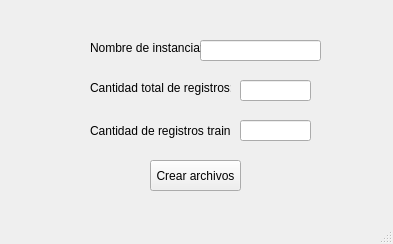
<?xml version="1.0" encoding="UTF-8"?>
<ui version="4.0">
 <class>MainWindow</class>
 <widget class="QMainWindow" name="MainWindow">
  <property name="geometry">
   <rect>
    <x>0</x>
    <y>0</y>
    <width>393</width>
    <height>244</height>
   </rect>
  </property>
  <property name="windowTitle">
   <string>MainWindow</string>
  </property>
  <widget class="QWidget" name="centralwidget">
   <widget class="QPushButton" name="btn_crear">
    <property name="geometry">
     <rect>
      <x>150</x>
      <y>160</y>
      <width>91</width>
      <height>31</height>
     </rect>
    </property>
    <property name="text">
     <string>Crear archivos</string>
    </property>
   </widget>
   <widget class="QLineEdit" name="txt_nombre">
    <property name="geometry">
     <rect>
      <x>200</x>
      <y>40</y>
      <width>121</width>
      <height>21</height>
     </rect>
    </property>
   </widget>
   <widget class="QLineEdit" name="txt_total">
    <property name="geometry">
     <rect>
      <x>240</x>
      <y>80</y>
      <width>71</width>
      <height>21</height>
     </rect>
    </property>
   </widget>
   <widget class="QLineEdit" name="txt_train">
    <property name="geometry">
     <rect>
      <x>240</x>
      <y>120</y>
      <width>71</width>
      <height>21</height>
     </rect>
    </property>
   </widget>
   <widget class="QLabel" name="label">
    <property name="geometry">
     <rect>
      <x>90</x>
      <y>40</y>
      <width>111</width>
      <height>16</height>
     </rect>
    </property>
    <property name="text">
     <string>Nombre de instancia:</string>
    </property>
   </widget>
   <widget class="QLabel" name="label_2">
    <property name="geometry">
     <rect>
      <x>90</x>
      <y>80</y>
      <width>141</width>
      <height>16</height>
     </rect>
    </property>
    <property name="text">
     <string>Cantidad total de registros:</string>
    </property>
   </widget>
   <widget class="QLabel" name="label_3">
    <property name="geometry">
     <rect>
      <x>90</x>
      <y>120</y>
      <width>141</width>
      <height>21</height>
     </rect>
    </property>
    <property name="text">
     <string>Cantidad de registros train:</string>
    </property>
   </widget>
  </widget>
  <widget class="QMenuBar" name="menubar">
   <property name="geometry">
    <rect>
     <x>0</x>
     <y>0</y>
     <width>393</width>
     <height>21</height>
    </rect>
   </property>
  </widget>
  <widget class="QStatusBar" name="statusbar"/>
 </widget>
 <resources/>
 <connections/>
</ui>
